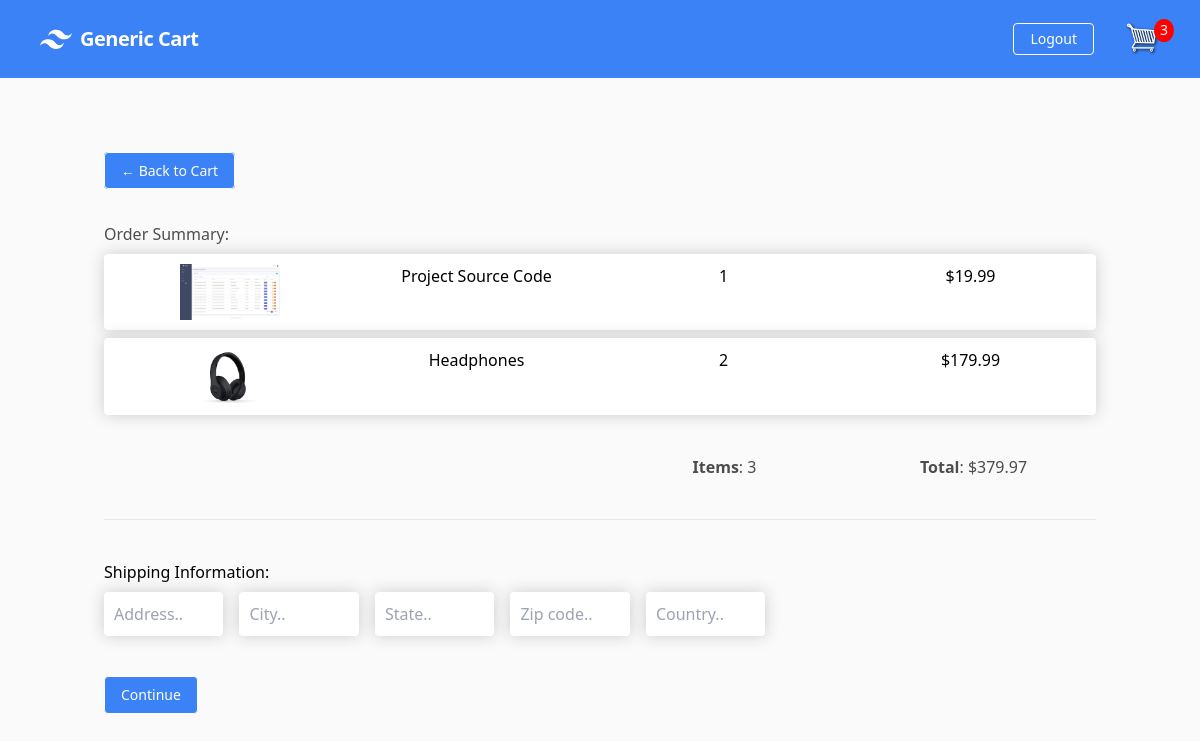
/checkout/ (signed in), run on an earlier commit of the app's database.
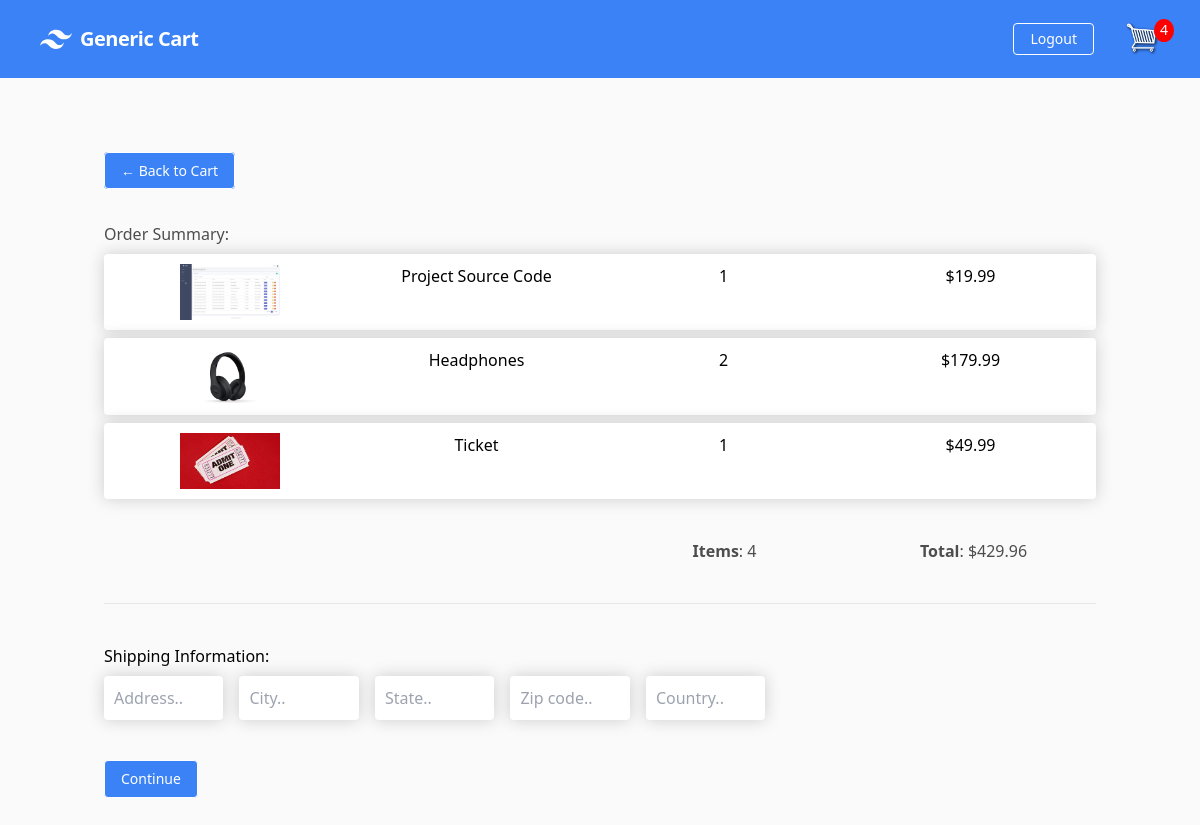
And on a later commit of the database.
### store/models.py (models this page shows, shortened)
class OrderItem(models.Model):
    product = models.ForeignKey(Product, on_delete=models.SET_NULL, blank=True, null=True)
    order = models.ForeignKey(Order, on_delete=models.SET_NULL, blank=True, null=True)
    quantity = models.IntegerField(default=0, null=True, blank=True)
    date_added = models.DateTimeField(auto_now_add=True)
    @property
    def get_total(self):
        total = self.product.price * self.quantity
        return total

class Product(models.Model):
    name = models.CharField(max_length=200, null=True)
    price = models.DecimalField(max_digits=7, decimal_places=2)
    digital = models.BooleanField(default=False, null=True, blank=False)
    image = models.ImageField(null=True, blank=True)
    @property
    def imageURL(self):
        try:
            url = self.image.url
        except:
            url = ''
        return url

class Order(models.Model):
    customer = models.ForeignKey(Customer, on_delete=models.SET_NULL, blank=True, null=True)
    date_ordered = models.DateTimeField(auto_now_add=True)
    complete = models.BooleanField(default=False, null=True, blank=False)
    transaction_id = models.CharField(max_length=200, null=True)
    @property
    def shipping(self):
        shipping = False
        orderitems = self.orderitem_set.all()
        for i in orderitems:
            if i.product.digital == False:
                shipping = True
        return shipping
    @property
    def get_cart_total(self):
        orderitems = self.orderitem_set.all()
        total = sum([item.get_total for item in orderitems])
        return total
    @property
    def get_cart_items(self):
        orderitems = self.orderitem_set.all()
        total = sum([item.quantity for item in orderitems])
        return total

### store/views.py (the view)
# urls.py: path('checkout/', views.checkout, name='checkout'),
def checkout(request):
    data = cartData(request)
    order = data['order']
    items = data['items']
    cartItems = data['cartItems']
    context = {'items': items, 'order': order, 'cartItems': cartItems}
    return render(request, 'store/checkout.html', context)

### store/utils.py (called while the page is built)
def cartData(request):
    if request.user.is_authenticated:
        customer = request.user.customer
        order, created = Order.objects.get_or_create(
            customer=customer, complete=False)
        items = order.orderitem_set.all()
        cartItems = order.get_cart_items
    else:
        cookieData = cookieCart(request)
        order = cookieData['order']
        items = cookieData['items']
        cartItems = cookieData['cartItems']
    return {'items': items, 'order': order, 'cartItems': cartItems}

### templates/store/checkout.html (shortened to what this page needs)
{% extends 'base.html' %}
{% load static %}
{% block content %}
<div class="lg:mx-20">
    <a href="{% url 'cart' %}"
        class="bg-blue-500 text-sm px-4 py-2 border rounded text-white border-white hover:border-teal-500 hover:text-teal-500 hover:bg-white">
        &#x2190; Back to Cart
    </a>
    <h3 class="mt-10 mb-2">Order Summary:</h3>
    {% for item in items %}
    <div class="grid grid-cols-4 gap-4 box-element justify-items-center mb-2">
        <div style="flex:2"><img src="{{ item.product.imageURL }}" class="row-image"></div>
        <div style="flex:2"><p>{{ item.product.name }}</p></div>
        <div style="flex:1"><p>{{ item.quantity }}</p></div>
        <div style="flex:1"><p>${{ item.product.price|floatformat:2 }}</p></div>
    </div>
    {% endfor %}
    <div class="grid grid-cols-4 gap-1 justify-items-center my-10">
        <h5><strong>Items</strong>: {{ order.get_cart_items }}</h5>
        <h5><strong>Total</strong>: ${{ order.get_cart_total|floatformat:2 }}</h5>
    </div>
    <hr>
</div>
<div id="form-wrapper">
    <form id="form" class="lg:mx-20 my-10">
        <div class="lg:flex flex-auto lg:gap-20">
            <div id="shipping-info" class="lg:w-2/3 mt-10 lg:mt-0">
                <p class="mb-2">Shipping Information:</p>
                <div class="lg:flex flex-auto gap-4">
                    <div class="box-element lg:my-0 my-4">
                        <input type="text" name="address" placeholder="Address.." class="w-full focus:outline-none">
                    </div>
                    <div class="box-element lg:my-0 my-4">
                        <input type="text" name="city" placeholder="City.." class="w-full focus:outline-none">
                    </div>
                    <div class="box-element lg:my-0 my-4">
                        <input type="text" name="state" placeholder="State.." class="w-full focus:outline-none"
                        ></div>
                    <div class="box-element lg:my-0 my-4">
                        <input type="text" name="zipcode" placeholder="Zip code.." class="w-full focus:outline-none">
                    </div>
                    <div class="box-element lg:my-0 my-4">
                        <input type="text" name="country" placeholder="Country.." class="w-full focus:outline-none">
                    </div>
                </div>
            </div>
        </div>
        <input type="submit" id="form-button"
            class="mt-10 bg-blue-500 text-sm px-4 py-2 border rounded text-white border-white hover:border-teal-500 hover:text-teal-500 hover:bg-white"
            value="Continue">
    </form>
</div>
<br>
{% endblock %}

What changed in the data, as far as the page shows it:
added OrderItem: product.imageURL (picture), product.name "Ticket", quantity "1", product.price "49.99"
computed for Order: get_cart_items "3" → "4"; get_cart_total "379.97" → "429.96"
Also different on the page:
{{ cartItems }}: "3" → "4"
